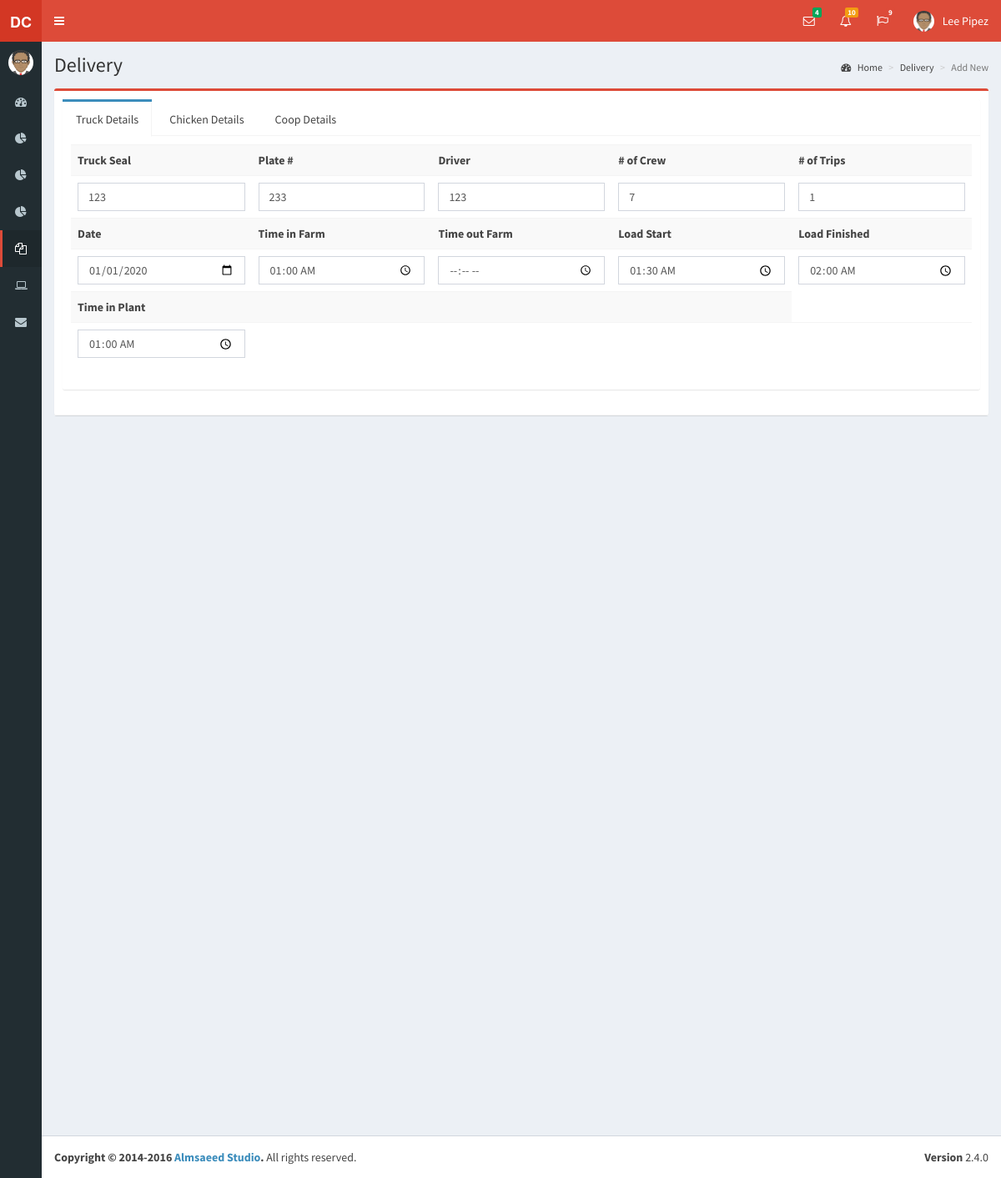
Page /pages/view_delivery.php?id=3 (signed in) on the earlier database version.
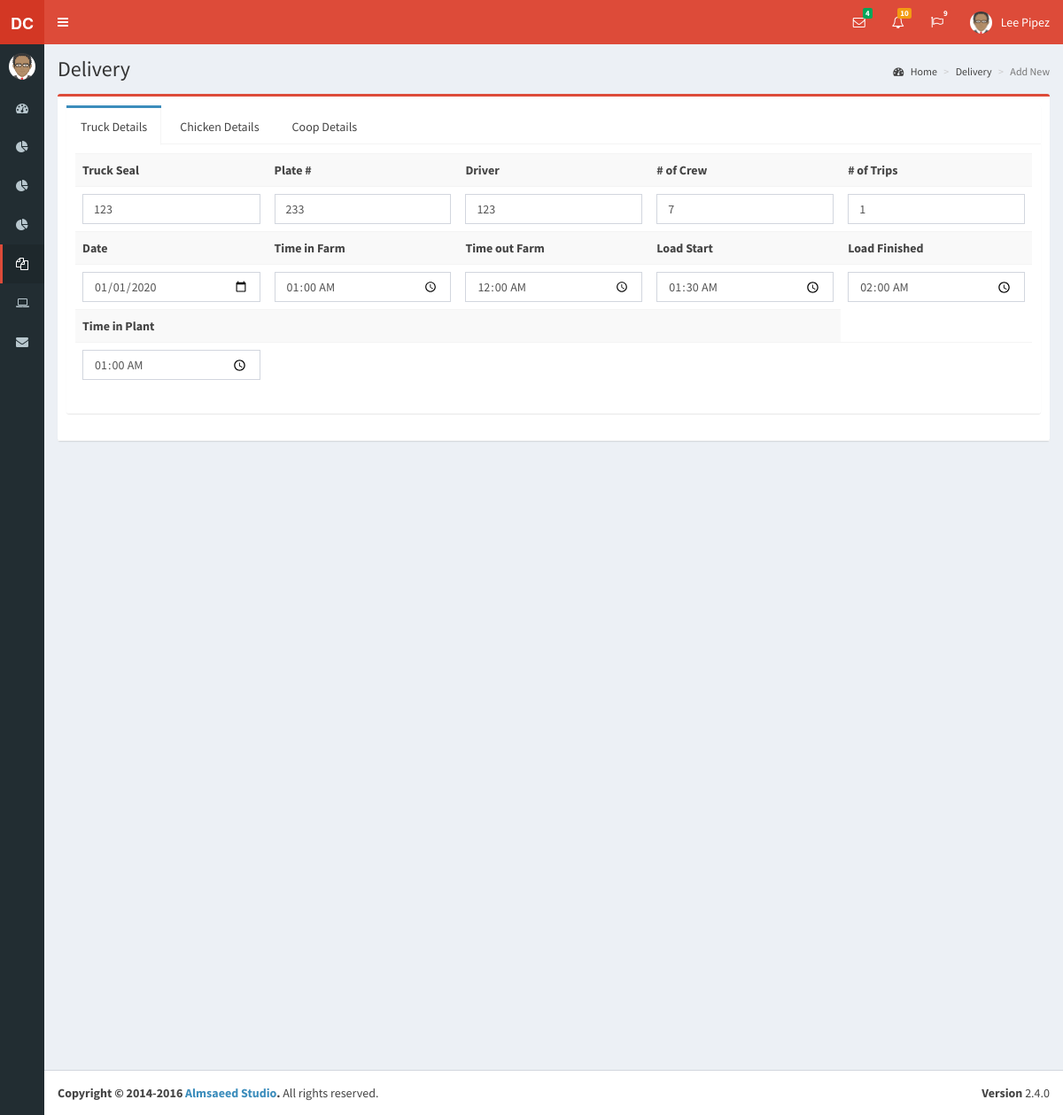
Same page on the later database version.
### tables this page shows
CREATE TABLE `delivery` (
  `delivery_id` int(11) NOT NULL,
  `truck_seal` varchar(50) NOT NULL,
  `tripno` int(11) NOT NULL,
  `noofcrew` int(11) NOT NULL,
  `timeoutfarm` time NOT NULL,
  `pcshauled` int(11) NOT NULL,
  `houseno` int(11) NOT NULL,
  `farmchecker` varchar(50) NOT NULL,
  `feed` datetime NOT NULL,
  `timeweighed` timestamp NOT NULL DEFAULT CURRENT_TIMESTAMP ON UPDATE CURRENT_TIMESTAMP,
  `alw` decimal(10,2) NOT NULL,
  `weigher` varchar(50) NOT NULL,
  `birdspercoop` int(11) NOT NULL,
  `coopswocover` int(11) NOT NULL,
  `timeinplant` time NOT NULL,
  `grower_id` int(11) NOT NULL,
  `timeinfarm` time NOT NULL,
  `loadstart` time NOT NULL,
  `loadfinish` time NOT NULL,
  `plateno` varchar(30) NOT NULL,
  `preparedby` varchar(50) NOT NULL,
  `delivery_date` date NOT NULL,
  `gross_weight` decimal(10,2) NOT NULL,
  `coops_weight` decimal(10,2) NOT NULL,
  `net_weight` decimal(10,2) NOT NULL,
  `doa_pcs` int(11) NOT NULL,
  `doa_weight` decimal(10,2) NOT NULL,
  `driver` varchar(30) NOT NULL
);

### pages/view_truck.php (the view, shortened to what this page needs)
<?php
 include('../dist/includes/dbcon.php');
 $id=$_REQUEST['id'];
  $query=mysqli_query($con,"select * from delivery where delivery_id='$id'")or die(mysqli_error());
    $row=mysqli_fetch_array($query);
?>
<table class="table table-striped">
    <tbody>
      <tr>
        <th>Truck Seal</th>
        <th>Plate #</th>
        <th>Driver</th>
        <th># of Crew</th>
        <th># of Trips</th>
      </tr>
      <tr>
        <td><input type="text" class="form-control" id="name" name="seal" value="<?php echo $row['truck_seal'];?>"></td>
        <td><input type="text" class="form-control" id="name" name="plateno" value="<?php echo $row['plateno'];?>"></td>
        <td><input type="text" class="form-control" id="name" name="driver" value="<?php echo $row['truck_seal'];?>"></td>
        <td><input type="number" class="form-control" id="name" name="crew" value="<?php echo $row['noofcrew'];?>"></td>
        <td><input type="number" class="form-control" id="name" name="trips" value="<?php echo $row['tripno'];?>"></td>
      </tr>
      <tr>
        <th>Date</th>
        <th>Time in Farm</th>
        <th>Time out Farm</th>
        <th>Load Start</th>
        <th>Load Finished</th>
      </tr>
      <tr>
        <td><input type="date" class="form-control" id="name" name="date" value="<?php echo $row['delivery_date'];?>"></td>
        <td><input type="time" class="form-control" id="name" name="timein_farm" value="<?php echo $row['timeinfarm'];?>"></td>
        <td><input type="time" class="form-control" id="name" name="timeout_farm" value="<?php echo $row['timeoutfarm'];?>"></td>
        <td><input type="time" class="form-control" id="name" name="load_start" value="<?php echo $row['loadstart'];?>"></td>
        <td><input type="time" class="form-control" id="name" name="load_finish" value="<?php echo $row['loadfinish'];?>"></td>
      </tr>
      <tr>
        <th>Time in Plant</th>
        <th></th>
        <th></th>
        <th></th>
      </tr>
      <tr>
        <td><input type="time" class="form-control" id="name" name="timein" value="<?php echo $row['timeinplant'];?>"></td>
        <td></td>
        <td></td>
        <td></td>
        <td></td>
      </tr>
    </tbody>
</table>

Differences in the rows shown:
changed delivery: timeout_farm (not shown) → "00:00:00"
